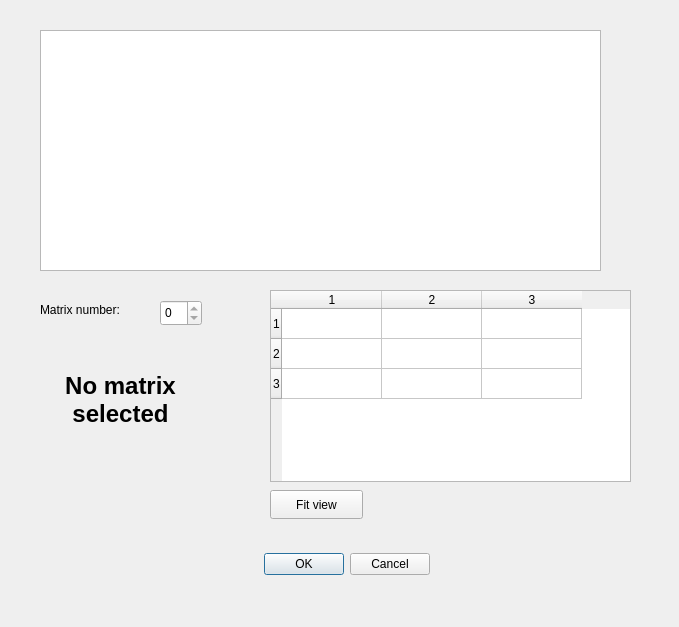
<?xml version="1.0" encoding="UTF-8"?>
<ui version="4.0">
 <class>ExchangeCheatSheetDialog</class>
 <widget class="QDialog" name="ExchangeCheatSheetDialog">
  <property name="geometry">
   <rect>
    <x>0</x>
    <y>0</y>
    <width>679</width>
    <height>627</height>
   </rect>
  </property>
  <property name="windowTitle">
   <string>Exchange cheat sheet</string>
  </property>
  <widget class="QGraphicsView" name="latticeGraphicsView">
   <property name="geometry">
    <rect>
     <x>40</x>
     <y>30</y>
     <width>561</width>
     <height>241</height>
    </rect>
   </property>
  </widget>
  <widget class="QLabel" name="matrixNumberLabel">
   <property name="geometry">
    <rect>
     <x>40</x>
     <y>300</y>
     <width>111</width>
     <height>20</height>
    </rect>
   </property>
   <property name="text">
    <string>Matrix number:</string>
   </property>
  </widget>
  <widget class="QSpinBox" name="matrixNumberSpinBox">
   <property name="geometry">
    <rect>
     <x>160</x>
     <y>300</y>
     <width>42</width>
     <height>26</height>
    </rect>
   </property>
   <property name="maximum">
    <number>0</number>
   </property>
  </widget>
  <widget class="QLabel" name="pairInfoLabel">
   <property name="geometry">
    <rect>
     <x>50</x>
     <y>340</y>
     <width>141</width>
     <height>121</height>
    </rect>
   </property>
   <property name="font">
    <font>
     <pointsize>18</pointsize>
    </font>
   </property>
   <property name="text">
    <string>&lt;html&gt;&lt;head/&gt;&lt;body&gt;&lt;p align=&quot;center&quot;&gt;&lt;span style=&quot; font-size:18pt; font-weight:700;&quot;&gt;No matrix selected&lt;/span&gt;&lt;/p&gt;&lt;/body&gt;&lt;/html&gt;</string>
   </property>
   <property name="wordWrap">
    <bool>true</bool>
   </property>
  </widget>
  <widget class="QTableWidget" name="matrixPreviewTableWidget">
   <property name="geometry">
    <rect>
     <x>270</x>
     <y>290</y>
     <width>361</width>
     <height>192</height>
    </rect>
   </property>
   <property name="rowCount">
    <number>3</number>
   </property>
   <property name="columnCount">
    <number>3</number>
   </property>
   <row/>
   <row/>
   <row/>
   <column/>
   <column/>
   <column/>
  </widget>
  <widget class="QPushButton" name="fitViewButton">
   <property name="geometry">
    <rect>
     <x>270</x>
     <y>490</y>
     <width>93</width>
     <height>29</height>
    </rect>
   </property>
   <property name="text">
    <string>Fit view</string>
   </property>
   <property name="autoDefault">
    <bool>false</bool>
   </property>
  </widget>
  <widget class="QDialogButtonBox" name="buttonBox">
   <property name="geometry">
    <rect>
     <x>250</x>
     <y>550</y>
     <width>193</width>
     <height>29</height>
    </rect>
   </property>
   <property name="standardButtons">
    <set>QDialogButtonBox::StandardButton::Cancel|QDialogButtonBox::StandardButton::Ok</set>
   </property>
   <property name="centerButtons">
    <bool>true</bool>
   </property>
  </widget>
 </widget>
 <resources/>
 <connections/>
</ui>
